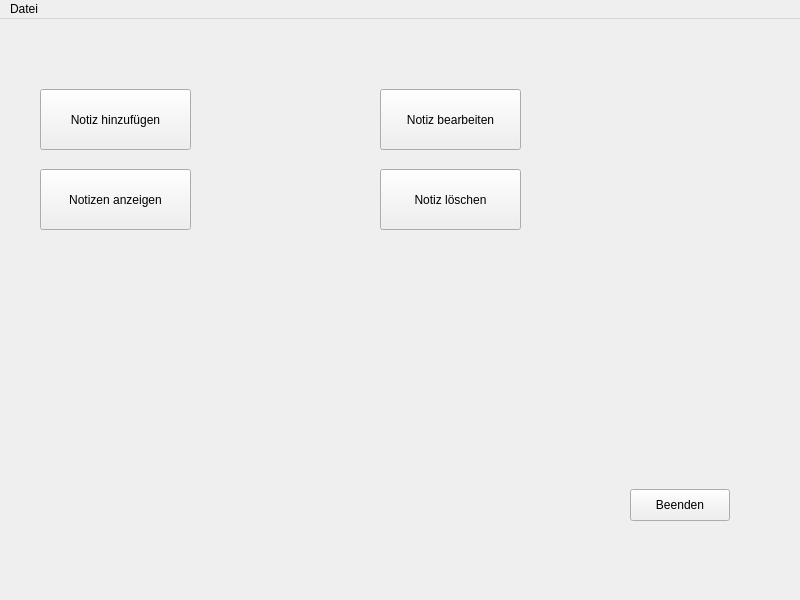
<?xml version="1.0" encoding="UTF-8"?>
<ui version="4.0">
 <class>MainWindow</class>
 <widget class="QMainWindow" name="MainWindow">
  <property name="geometry">
   <rect>
    <x>0</x>
    <y>0</y>
    <width>800</width>
    <height>600</height>
   </rect>
  </property>
  <property name="windowTitle">
   <string>NoteApp</string>
  </property>
  <widget class="QWidget" name="centralwidget">
   <widget class="QPushButton" name="addNoteButton">
    <property name="geometry">
     <rect>
      <x>40</x>
      <y>70</y>
      <width>151</width>
      <height>61</height>
     </rect>
    </property>
    <property name="text">
     <string>Notiz hinzufügen</string>
    </property>
   </widget>
   <widget class="QPushButton" name="displayNotesButton">
    <property name="geometry">
     <rect>
      <x>40</x>
      <y>150</y>
      <width>151</width>
      <height>61</height>
     </rect>
    </property>
    <property name="text">
     <string>Notizen anzeigen</string>
    </property>
   </widget>
   <widget class="QPushButton" name="editNoteButton">
    <property name="geometry">
     <rect>
      <x>380</x>
      <y>70</y>
      <width>141</width>
      <height>61</height>
     </rect>
    </property>
    <property name="text">
     <string>Notiz bearbeiten</string>
    </property>
   </widget>
   <widget class="QPushButton" name="deleteNoteButton">
    <property name="geometry">
     <rect>
      <x>380</x>
      <y>150</y>
      <width>141</width>
      <height>61</height>
     </rect>
    </property>
    <property name="text">
     <string>Notiz löschen</string>
    </property>
   </widget>
   <widget class="QPushButton" name="exitButton">
    <property name="geometry">
     <rect>
      <x>630</x>
      <y>470</y>
      <width>100</width>
      <height>32</height>
     </rect>
    </property>
    <property name="text">
     <string>Beenden</string>
    </property>
   </widget>
  </widget>
  <widget class="QMenuBar" name="menubar">
   <property name="geometry">
    <rect>
     <x>0</x>
     <y>0</y>
     <width>800</width>
     <height>38</height>
    </rect>
   </property>
   <widget class="QMenu" name="menuFile">
    <property name="title">
     <string>Datei</string>
    </property>
    <addaction name="actionNewNote"/>
   </widget>
   <addaction name="menuFile"/>
  </widget>
  <action name="actionNewNote">
   <property name="text">
    <string>Neue Notiz</string>
   </property>
   <property name="shortcut">
    <string>Ctrl+N</string>
   </property>
  </action>
 </widget>
 <resources/>
 <connections>
  <connection>
   <sender>exitButton</sender>
   <signal>clicked()</signal>
   <receiver>MainWindow</receiver>
   <slot>close()</slot>
   <hints>
    <hint type="sourcelabel">
     <x>679</x>
     <y>523</y>
    </hint>
    <hint type="destinationlabel">
     <x>399</x>
     <y>299</y>
    </hint>
   </hints>
  </connection>
 </connections>
</ui>
